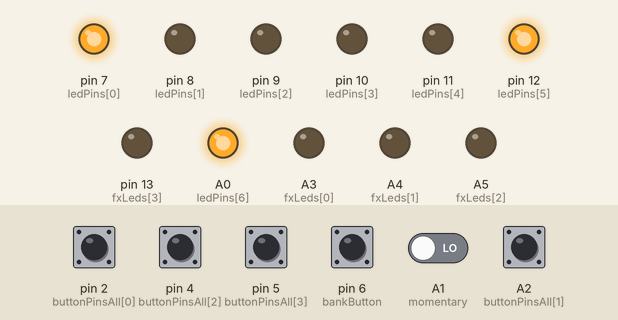
Simulated run of this sketch. Board: Arduino Uno, built with avr-gcc and run on an emulated ATmega328P. On the bench: output pins drawn as LEDs (lit = HIGH). The test bench sets the inputs (shaded band); at power-on: A2 (buttonPinsAll[1]), pin 2 (buttonPinsAll[0]), pin 4 (buttonPinsAll[2]), pin 5 (buttonPinsAll[3]), pin 6 (bankButton) HIGH, A1 (momentary) LOW. What the sketch prints to the serial monitor is not drawn.

Above: at 1.2 s.
1.3 s: pin 2 (buttonPinsAll[0]) pulled LOW for 1 s
At 2.6 s:
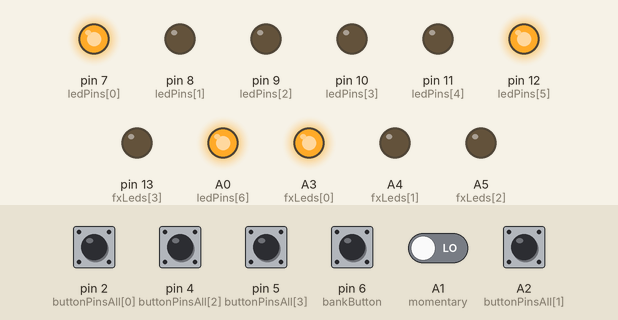
3.8 s: pin 4 (buttonPinsAll[2]) pulled LOW for 0.15 s
At 5.0 s:
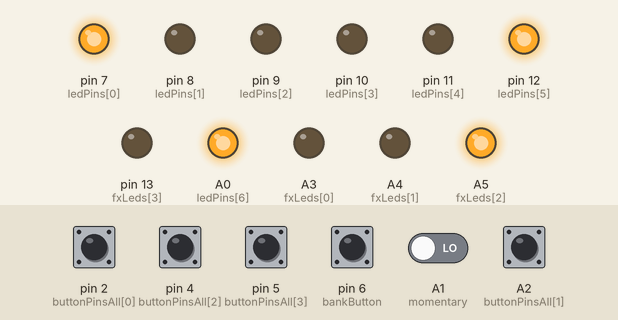
5.4 s: pin 5 (buttonPinsAll[3]) pulled LOW for 0.15 s
At 6.4 s:
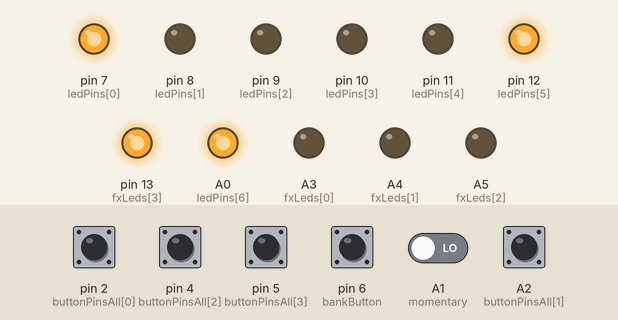
7.0 s: A1 (momentary) driven HIGH
At 7.6 s:
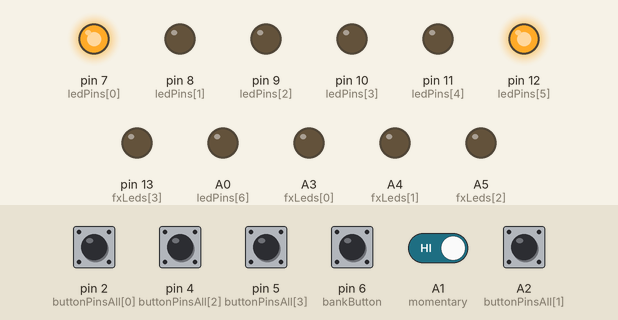
8.5 s: A2 (buttonPinsAll[1]) pulled LOW for 0.15 s
At 8.57 s:
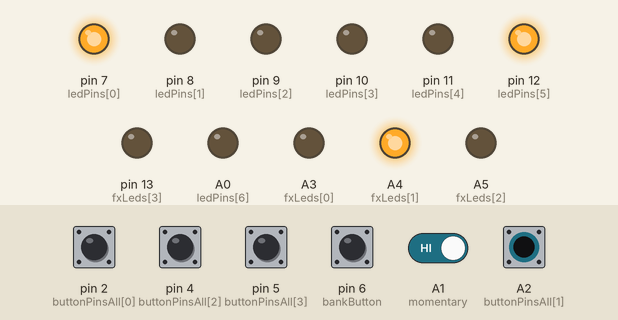
10.1 s: pin 2 (buttonPinsAll[0]) pulled LOW for 0.15 s
At 10.17 s:
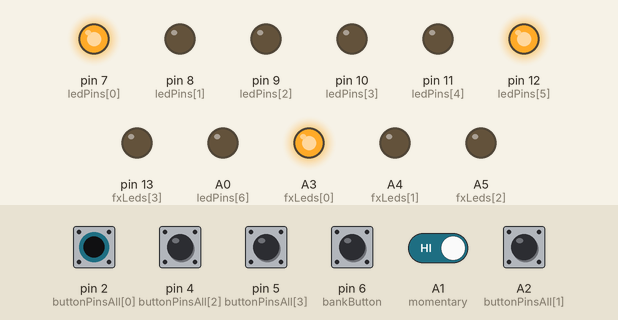
Timing chart, 0 to 12.7 s (numbered marks = the images above; inputs shaded):
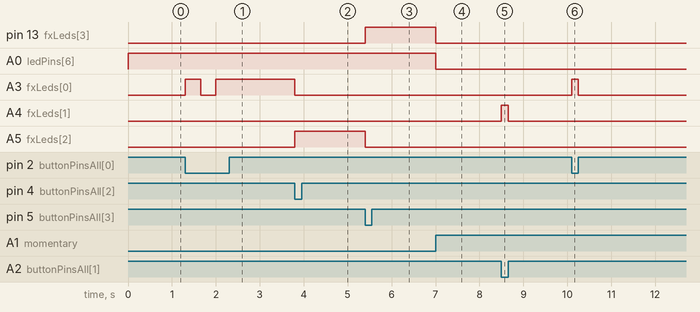

Measured:
- after the input at 1.3 s, A3 (fxLeds[0]): LOW → HIGH at once, → LOW 0.35 s later, → HIGH 0.35 s later
- after the input at 3.8 s, A3 (fxLeds[0]): HIGH → LOW at once; A5 (fxLeds[2]): LOW → HIGH at once
- after the input at 5.4 s, pin 13 (fxLeds[3]): LOW → HIGH at once; A5 (fxLeds[2]): HIGH → LOW at once
- after the input at 7.0 s, pin 13 (fxLeds[3]), A0 (ledPins[6]): HIGH → LOW at once
- after the input at 8.5 s, A4 (fxLeds[1]): LOW → HIGH at once, → LOW 0.15 s later
- after the input at 10.1 s, A3 (fxLeds[0]): LOW → HIGH at once, → LOW 0.15 s later

The sketch:

controller.ino
```cpp
int buttonPinsAll[] = {2, A2, 4, 5, 6, A1}; // all button inputs to set global pullup
int ledPins[] = {7, 8, 9, 10, 11, 12, A0 }; // output pins for bank LEDs
int fxLeds[] = {A3, A4, A5,13}; // leds for effect on
int effectOn[] = {0, 0, 0, 0}; // increments for each button pressed; even number is effect on, odd number is effect off / writes button state for momentary mode
int effectPins[] = {2, A2, 4, 5}; // effect on off button pins
int bankButton = 6; // bank change button pin
int momentary = A1; //

int currentBank = 1; // currently selected bank, starts on 1
int prevBank = 1;  // prev selected bank, starts on 1
int bankOffset = 0; // gives buttons 1 - 4 the values 1 - 12 depending on bank selected
int bankButtonState = 1;         // current state of the bank button
int lastBankButtonState = 1;     // previous state of the bank button

int buttonState = 1;         // current state of the effect button
int lastButtonState = 1;     // previous state of the effect button
int lastButtonNum = 9; // to differentiate buttons; same button: on to off, diff button, on to on
int buttonNum[] = {1, 2, 3, 4}; // which button was pressed
int buttonDelay = 350; // time in ms delay after button press. Only way debouncing is being handled.

// midi messages:
byte progChange = 0xC0; // PC midi command
byte contChange = 0xB0; // CC Midi command
byte contNum = 11; // CC# for on/off
byte contOn = 70; // CC# value for FX on
byte contOff = 0; // CC# value for FX off
int presets[] {0x0, 0x1, 0x2, 0x3, 0x4, 0x5, 0x6, 0x7, 0x8, 0x9, 0xA, 0xB, 0xC}; // hex values for presets 1 - 12

void fxOn() {
  Serial.write(contChange);
  Serial.write(contNum);
  Serial.write(contOn);
}

void fxLedsOff() {
  digitalWrite(fxLeds[0],LOW);
  digitalWrite(fxLeds[1],LOW);
  digitalWrite(fxLeds[2],LOW);
  digitalWrite(fxLeds[3],LOW);
}

void fxOff() {
  Serial.write(contChange);
  Serial.write(contNum);
  Serial.write(contOff);
}

void clearDisplay() {
  digitalWrite(ledPins[0], LOW); // Turns Off all LEDs
  digitalWrite(ledPins[1], LOW);
  digitalWrite(ledPins[2], LOW);
  digitalWrite(ledPins[3], LOW);
  digitalWrite(ledPins[4], LOW);
  digitalWrite(ledPins[5], LOW);
}

void display1() {
  digitalWrite(ledPins[0], HIGH); // Display no 1
  digitalWrite(ledPins[5], HIGH);

  return;
}

void display2() {
  digitalWrite(ledPins[0], HIGH); // Display no 2
  digitalWrite(ledPins[1], HIGH);
  digitalWrite(ledPins[2], HIGH);
  digitalWrite(ledPins[3], HIGH);
  digitalWrite(ledPins[4], HIGH);
  return;
}

void display3() {
  digitalWrite(ledPins[0], HIGH); // Display no 3
  digitalWrite(ledPins[1], HIGH);
  digitalWrite(ledPins[2], HIGH);
  digitalWrite(ledPins[4], HIGH);
  digitalWrite(ledPins[5], HIGH);
  return;
}

void setup() {
  Serial.begin(31250);

  for (int i = 0; i < 7; i++) pinMode(ledPins[i], OUTPUT);
  for (int i = 0; i < 4; i++) pinMode(fxLeds[i], OUTPUT);
  for (int i = 0; i < 5; i++) pinMode(buttonPinsAll[i], INPUT_PULLUP); // input pullup used without external resistors
  Serial.write(progChange);
  Serial.write(0x00);
  fxLedsOff();
  fxOff();
  display1(); //

}

void loop() {

  int momState = digitalRead(momentary);
  int bankButtonState = digitalRead(bankButton);
  if (bankButtonState == lastBankButtonState && bankButtonState == 1) { // if no bank change then:

    for (int i = 0; i <4 ; i++) { // read all the button pin states:
      buttonState = digitalRead(effectPins[i]);

      switch (momState) {

        case 1: // momentary mode
        digitalWrite(ledPins[6], LOW);

          if (buttonState != effectOn[i] && buttonState == 0) { //pressed
            Serial.write(progChange);
            Serial.write(presets[bankOffset + i]);
            fxOn();
            digitalWrite(fxLeds[i],HIGH);
            delay(10);
          }

          else if (buttonState != effectOn[i] && buttonState == 1) { //released
            fxOff();
            fxLedsOff();
            delay(10);
          }

          else {
          }

          effectOn[i] = buttonState;
          break;

        case 0: // on/off mode
        digitalWrite(ledPins[6], HIGH);

          if (buttonState != lastButtonState && buttonState != 1) { // if button pressed:
            lastButtonState = buttonState;
            effectOn[i]++;

            if (lastButtonNum != buttonNum[i]) { // turn effect on
              fxLedsOff();
              Serial.write(progChange);
              Serial.write(presets[bankOffset + i]);
              fxOn();
              digitalWrite(fxLeds[i],HIGH);
              effectOn[i] = 1;
              delay(buttonDelay);

            }
            else if (lastButtonNum == buttonNum[i] && effectOn[i] % 2 == 0) { // turn effect off if same button pressed
              Serial.write(progChange);
              Serial.write(presets[bankOffset + i]);
              fxLedsOff();
              fxOff();
              delay(buttonDelay);
            }
            else if (lastButtonNum == buttonNum[i] && effectOn[i] % 2 != 0) { // turn effect back on if turned off
              Serial.write(progChange);
              Serial.write(presets[bankOffset + i]);
              fxLedsOff();
              fxOn();
              digitalWrite(fxLeds[i],HIGH);
              delay(buttonDelay);
            }
            lastButtonNum = buttonNum[i];

          }
          lastButtonState = buttonState;

          break;
      }
    }
  }

  else if (bankButtonState != lastBankButtonState && bankButtonState == 0 && currentBank == 3) { // if bank is changed and current bank is 3, change to 1
    currentBank = 1;
    bankOffset = 0;
    clearDisplay();
    display1();
    lastButtonNum = int (buttonNum + 4);
    delay(buttonDelay);

  }
  else if (bankButtonState != lastBankButtonState && bankButtonState == 0 && currentBank == 1) { // if bank 1, change to 2
    currentBank++;
    bankOffset = 4;
    clearDisplay();
    display2();
    lastButtonNum = int (buttonNum + 1);
    delay(buttonDelay);

  }
  else if (bankButtonState != lastBankButtonState && bankButtonState == 0 && currentBank == 2) { // if bank 2, change to 3
    currentBank++;
    bankOffset = 8;
    clearDisplay();
    display3();
    lastButtonNum = int (buttonNum + 1);
    delay(buttonDelay);
  }
  lastBankButtonState = bankButtonState;
}
```
